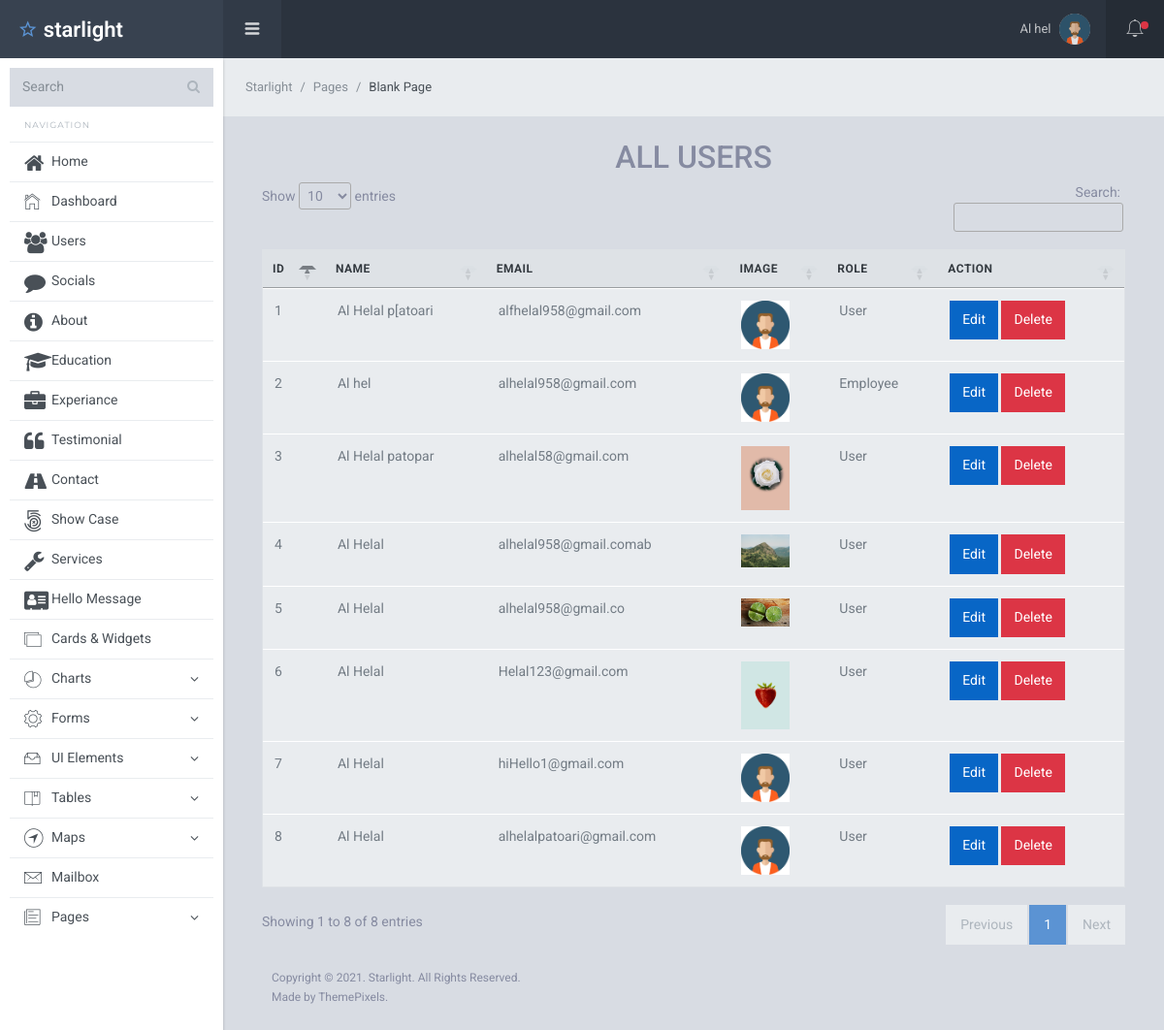
The page /users.php (signed in) on the database its author committed.
### tables this page shows
CREATE TABLE `users` (
  `id` int(10) UNSIGNED NOT NULL,
  `name` varchar(100) NOT NULL,
  `email` varchar(100) NOT NULL,
  `password` varchar(255) NOT NULL,
  `image` varchar(255) NOT NULL DEFAULT 'default.jpg',
  `role` int(11) NOT NULL DEFAULT 1 COMMENT '1=users 2=admin 3=employee',
  `status` int(11) NOT NULL DEFAULT 1 COMMENT '1=active 2=deactive'
);

### users.php (the view, shortened to what this page needs)
<?php
  require "include/header.php";
  $select = "SELECT * FROM `users` WHERE status = 1";
  $q = mysqli_query($db , $select);
?>
  <div class="sl-mainpanel">
      <nav class="breadcrumb sl-breadcrumb">
        <a class="breadcrumb-item" href="index.html">Starlight</a>
        <a class="breadcrumb-item" href="index.html">Pages</a>
        <span class="breadcrumb-item active">Blank Page</span>
      </nav>
  <?php
     $idd = $_SESSION['id'];
     $s = "SELECT * FROM `users` WHERE id = $idd";
     $qu = mysqli_query($db , $s);
     $as = mysqli_fetch_assoc($qu);
   ?>
   <?php if ($as['role'] == '2'): ?>
    <div class="sl-pagebody">
      <div class="sl-page-title">
       <div class="container">
                <h2 class="text-center">ALL USERS</h2>
                <table class="table" id="myTable">
                  <thead>
                    <tr>
                      <th>ID</th>
                      <th>Name</th>
                      <th>Email</th>
                      <th>image</th>
                      <th>Role</th>
                      <th>Action</th>
                    </tr>
                  </thead>
                  <tbody>
                    <?php foreach ($q as $key => $value): ?>
                        <tr>
                          <td><?= ++$key; ?></td>
                          <td><?= $value['name']; ?></td>
                          <td><?= $value['email']; ?></td>
                          <td>
                            <img width="50px" src="upload/<?= $value['image'];?>">
                          </td>
                          <td>
                            <?php
                               if ($value['role']== 1) {
                                  echo "User";
                               }
                               elseif ($value['role']== 2) {
                                 echo "Employee";
                               }
                               elseif ($value['role']== 3) {
                                 echo "Admin";
                               }
                             ?>
                           </td>
                          <td>
                            <a class="btn btn-primary" href="user-edit.php?id=<?= $value['id'];?>">Edit</a>
                            <button  data-id="<?= $value['id'];?>" onclick="" class="btn btn-danger UserDelete"> Delete </button>
                          </td>
                        </tr>
                    <?php endforeach ?>
                  </tbody>
                </table>
      </div>
    </div>
   <?php endif ?>
<?php
  require "include/footer.php";
?>

### include/header.php (shortened to what this page needs)
<?php
   require_once "database.php";
   $from_session_id =  $_SESSION['id'];
   $header_select = "SELECT * FROM users WHERE id = $from_session_id";
   $header_q = mysqli_query($db, $header_select);
   $header_assoc = mysqli_fetch_assoc($header_q);
?>
<!DOCTYPE html>
<html lang="en">
  <head>
    <link href="assets/lib/font-awesome/css/font-awesome.css" rel="stylesheet">
    <link href="assets/lib/Ionicons/css/ionicons.css" rel="stylesheet">
    <link href="assets/lib/perfect-scrollbar/css/perfect-scrollbar.css" rel="stylesheet">
    <link href="//cdn.datatables.net/1.10.24/css/jquery.dataTables.min.css" rel="stylesheet">
    <link href="assets/lib/highlightjs/github.css" rel="stylesheet">
    <link href="assets/lib/select2/css/select2.min.css" rel="stylesheet">
    <link rel="stylesheet" href="assets/css/starlight.css">
  </head>
  <body>
    <div class="sl-logo"><a href=""><i class="icon ion-android-star-outline"></i> starlight</a></div>
    <div class="sl-sideleft">
      <div class="input-group input-group-search">
        <input type="search" name="search" class="form-control" placeholder="Search">
        <span class="input-group-btn">
          <button class="btn"><i class="fa fa-search"></i></button>
        </span>
      </div>
      <label class="sidebar-label">Navigation</label>
      <div class="sl-sideleft-menu">
         <a href="Theme/index.php" target="_blank" class="sl-menu-link">
          <div class="sl-menu-item">
            <i class="menu-item-icon icon fa fa-home tx-22"></i>
            <span class="menu-item-label">Home</span>
          </div>
        </a>
        <a href="dashboard.php" class="sl-menu-link">
          <div class="sl-menu-item">
            <i class="menu-item-icon icon ion-ios-home-outline tx-22"></i>
            <span class="menu-item-label">Dashboard</span>
          </div>
        </a>
        <a href="users.php" class="sl-menu-link">
          <div class="sl-menu-item">
            <i class="menu-item-icon icon fa fa-users tx-22"></i>
            <span class="menu-item-label">Users</span>
          </div>
        </a>
         <a href="socials.php" class="sl-menu-link">
          <div class="sl-menu-item">
            <i class="menu-item-icon icon fa fa-comment tx-22"></i>
            <span class="menu-item-label">Socials</span>
          </div>
         </a>
          <a href="about.php" class="sl-menu-link">
          <div class="sl-menu-item">
            <i class="menu-item-icon icon fa fa-info-circle tx-22"></i>
            <span class="menu-item-label">About</span>
          </div>
         </a>
          <a href="educations.php" class="sl-menu-link">
          <div class="sl-menu-item">
            <i class="menu-item-icon icon fa fa-graduation-cap tx-22"></i>
            <span class="menu-item-label">Education</span>
          </div>
         </a>
        <a href="experience.php" class="sl-menu-link">
          <div class="sl-menu-item">
            <i class="menu-item-icon icon fa fa-briefcase tx-22"></i>
            <span class="menu-item-label">Experiance</span>
          </div>
         </a>
         <a href="testimonial.php" class="sl-menu-link">
          <div class="sl-menu-item">
            <i class="menu-item-icon icon fa fa-quote-left tx-22"></i>
            <span class="menu-item-label">Testimonial</span>
          </div>
         </a>
        <a href="contact.php" class="sl-menu-link">
          <div class="sl-menu-item">
            <i class="menu-item-icon icon fa fa-road tx-22"></i>
            <span class="menu-item-label">Contact</span>
          </div>
         </a>
          <a href="showcase.php" class="sl-menu-link">
          <div class="sl-menu-item">
            <i class="menu-item-icon icon fa fa-500px tx-22"></i>
            <span class="menu-item-label">Show Case</span>
          </div>
         </a>
          <a href="services.php" class="sl-menu-link">
          <div class="sl-menu-item">
            <i class="menu-item-icon icon fa fa-wrench tx-22"></i>
            <span class="menu-item-label">Services</span>
          </div>
         </a>
          <a href="hello_message.php" class="sl-menu-link">
          <div class="sl-menu-item">
            <i class="menu-item-icon icon fa fa-address-card tx-22"></i>
            <span class="menu-item-label">Hello Message</span>
          </div>
         </a>
        <a href="widgets.html" class="sl-menu-link">
          <div class="sl-menu-item">
            <i class="menu-item-icon icon ion-ios-photos-outline tx-20"></i>
            <span class="menu-item-label">Cards &amp; Widgets</span>
          </div>
        </a>
        <a href="#" class="sl-menu-link">
          <div class="sl-menu-item">
            <i class="menu-item-icon ion-ios-pie-outline tx-20"></i>
            <span class="menu-item-label">Charts</span>
            <i class="menu-item-arrow fa fa-angle-down"></i>
          </div>
        </a>
        <a href="#" class="sl-menu-link">
          <div class="sl-menu-item">
            <i class="menu-item-icon icon ion-ios-gear-outline tx-24"></i>
            <span class="menu-item-label">Forms</span>
            <i class="menu-item-arrow fa fa-angle-down"></i>
          </div>
        </a>
        <a href="#" class="sl-menu-link">
          <div class="sl-menu-item">
            <i class="menu-item-icon icon ion-ios-filing-outline tx-24"></i>
            <span class="menu-item-label">UI Elements</span>
            <i class="menu-item-arrow fa fa-angle-down"></i>
          </div>
        </a>
        <a href="#" class="sl-menu-link">
          <div class="sl-menu-item">
            <i class="menu-item-icon icon ion-ios-bookmarks-outline tx-20"></i>
            <span class="menu-item-label">Tables</span>
            <i class="menu-item-arrow fa fa-angle-down"></i>
          </div>
        </a>
        <a href="#" class="sl-menu-link">
          <div class="sl-menu-item">
            <i class="menu-item-icon icon ion-ios-navigate-outline tx-24"></i>
            <span class="menu-item-label">Maps</span>
            <i class="menu-item-arrow fa fa-angle-down"></i>
          </div>
        </a>
        <a href="mailbox.html" class="sl-menu-link">
          <div class="sl-menu-item">
            <i class="menu-item-icon icon ion-ios-email-outline tx-24"></i>
            <span class="menu-item-label">Mailbox</span>
          </div>
        </a>
        <a href="#" class="sl-menu-link">
          <div class="sl-menu-item">
            <i class="menu-item-icon icon ion-ios-paper-outline tx-22"></i>
            <span class="menu-item-label">Pages</span>
            <i class="menu-item-arrow fa fa-angle-down"></i>
          </div>
        </a>
      </div>
      <br>
    </div>
    <div class="sl-header">
      <div class="sl-header-left">
        <div class="navicon-left hidden-md-down"><a id="btnLeftMenu" href=""><i class="icon ion-navicon-round"></i></a></div>
      </div>
      <div class="sl-header-right">
        <nav class="nav">
          <div class="dropdown">
            <a href="" class="nav-link nav-link-profile" data-toggle="dropdown">
              <span class="logged-name"><?= $_SESSION['name']; ?><span class="hidden-md-down"></span></span>
              <img src="upload/<?= $header_assoc['image'];?>" class="wd-32 rounded-circle" alt="">
            </a>
          </div>
        </nav>
        <div class="navicon-right">
          <a id="btnRightMenu" href="" class="pos-relative">
            <i class="icon ion-ios-bell-outline"></i>
            <span class="square-8 bg-danger"></span>
          </a>
        </div>
      </div>
    </div>

### include/footer.php (shortened to what this page needs)
     <footer class="sl-footer">
            <div class="footer-left">
              <div class="mg-b-2">Copyright © <?= date('Y') ?>. Starlight. All Rights Reserved.</div>
              <div>Made by ThemePixels.</div>
            </div>
   </footer>
    </div>
  </div>
  </body>
</html>

### rows shown on the page
users: image (placeholder picture), name "Al hel", email "alhelal958@gmail.com", role "Employee"
users: name "Al Helal p[atoari", email "alfhelal958@gmail.com", image (placeholder picture), role "User"
users: name "Al Helal patopar", email "alhelal58@gmail.com", image (picture), role "User"
users: name "Al Helal", email "alhelal958@gmail.comab", image (picture), role "User"
users: name "Al Helal", email "alhelal958@gmail.co", image (picture), role "User"
users: name "Al Helal", email "Helal123@gmail.com", image (picture), role "User"
users: name "Al Helal", email "hiHello1@gmail.com", image (placeholder picture), role "User"
users: name "Al Helal", email "alhelalpatoari@gmail.com", image (placeholder picture), role "User"

### other values the page prints
$_SESSION['name'] "Al hel"
